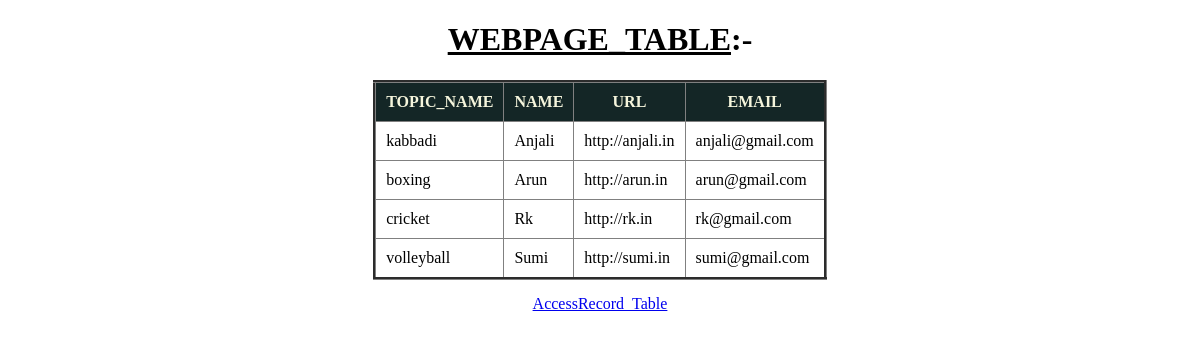
The app's page /webpage/ with its own data.
### app/models.py (models this page shows, shortened)
class Webpage(models.Model):
    topic_name=models.ForeignKey(Topic,on_delete=models.CASCADE)
    name=models.CharField(max_length=100)
    url=models.URLField()
    email=models.CharField(max_length=100)

class Topic(models.Model):
    topic_name=models.CharField(max_length=100,primary_key=True)
    def __str__(self):
        return self.topic_name

### app/views.py (the view)
# urls.py: path('webpage/',webpage,name='webpage'),
def webpage(request):
    QLTO=Webpage.objects.all()
    d={'webpage':QLTO}
    return render(request,'webpage.html',d)

### templates/webpage.html (shortened to what this page needs)
<!DOCTYPE html>
<html lang="en">
<head>
</head>
<body>
    <center>
        <div>
            <h1><u>WEBPAGE_TABLE</u>:-</h1>
        <table border="3px" cellpadding="10px" cellspacing="10px">
            <tr>
                <th>TOPIC_NAME</th>
                <th>NAME</th>
                <th>URL</th>
                <th>EMAIL</th>
            </tr>
            {% for wo in webpage %}
                <tr>
                    <td>{{wo.topic_name}}</td>
                    <td>{{wo.name}}</td>
                    <td>{{wo.url}}</td>
                    <td>{{wo.email}}</td>
                </tr>
            {% endfor %}
        </table>
        </div>
        <div id="one">
            <a href="{% url 'accessrecord' %}">AccessRecord_Table</a>
        </div>
    </center>
</body>
</html>

### templates/webpage.html (style rules this page uses)
th { background-color: rgb(20, 38, 38); color: beige; }
#one { padding: 15px 0 0 0; }
table { border-collapse: collapse; }

### records on screen
Webpage: topic_name "kabbadi", name "Anjali", url "http://anjali.in", email "anjali@gmail.com"
Webpage: topic_name "boxing", name "Arun", url "http://arun.in", email "arun@gmail.com"
Webpage: topic_name "cricket", name "Rk", url "http://rk.in", email "rk@gmail.com"
Webpage: topic_name "volleyball", name "Sumi", url "http://sumi.in", email "sumi@gmail.com"
